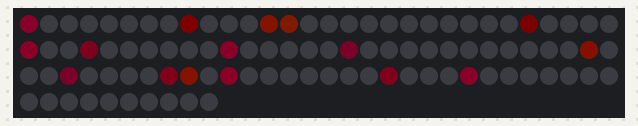
A sketch run on a simulated Arduino Uno, built with avr-gcc and run on an emulated ATmega328P. Shown: 100 RGB LEDs in strip order, left to right, continuing on the next row. Dim RGB values are drawn brighter than linear; random numbers use the default seed unless the sketch sets one.

Above: at 0.47 s.
At 5.34 s:
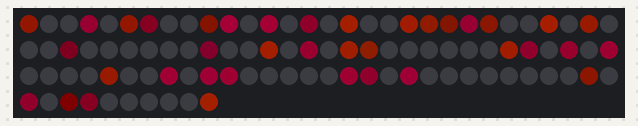
At 9.92 s:
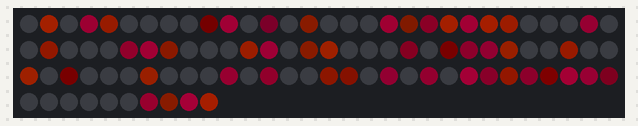
At 19.68 s:
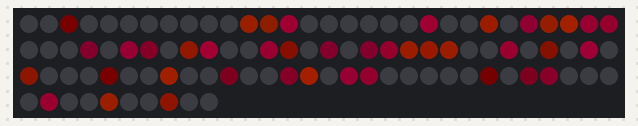
At 29.47 s:
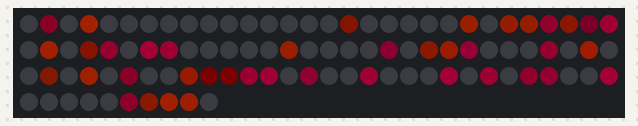
At 39.24 s:
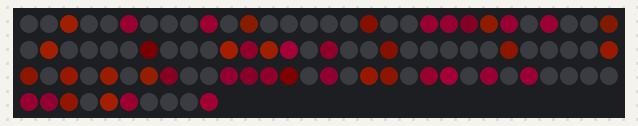

The sketch:

02_random.ino
```cpp
/** рандомное включение пикселей вверх и назад.
 */
#include <Adafruit_NeoPixel.h>

#define PIN    13          // Указываем pin
#define NUM_PIXELS  100  // Указать количество светиков в ленте

Adafruit_NeoPixel pixels = Adafruit_NeoPixel(
  NUM_PIXELS,
  PIN,
  NEO_GRB + NEO_KHZ800    // выбрать нужную цветовую модель. GRB - Эту
  //NEO_RGB + NEO_KHZ800    // Или RGB - эту
);

int brightnesses[NUM_PIXELS];
int directions[NUM_PIXELS];
int color[NUM_PIXELS];
uint8_t r = 0;
uint8_t g = 0;
uint8_t b = 0;


void setup() {
  pixels.begin();
  pixels.show();

  for(int i=0; i < NUM_PIXELS; i++){
    directions[i] = +1;
                brightnesses[i] = 0;
  }
}

void loop() {
  for(int i = 0 ; i < NUM_PIXELS ; i++)
  {
    if (/*pixels.getPixelColor(i) == 0x0 ||*/ brightnesses[i] == 0){
      // если пиксель погас
      // запускаем его снова. Чем выше значение stayBlack тем дольше он остается черным


      int stayBlack = 100;
      if (random(stayBlack) == 0)
                        {
        directions[i] = +1;
        brightnesses[i] = 1;
        // выбор цвета
        if (random(2) == 0){
          // pink
          color[i] = 0;
          r = 10;
          g = 0;
          b = 3;
        }
        else if (random(2) == 1) {
          // orange
          color[i] = 1;
          r = 0;
          g = 10;
          b = 2;
        }
        else {
          // orange
          color[i] = 1;
          r = 5;
          g = 10;
          b = 10;
        }
      }
// start at zero
      r = g = b = 0;

    } else {

      //
      brightnesses[i] = brightnesses[i] + directions[i];
      //Serial.println(i);
      ////Serial.println(brightnesses[i]);
      // change direction at some point
      int maxBrightness = 40;
      int minBrightness = 20; // минимальная яркость
      //if (brightnesses[i] == random(minBrightness,maxBrightness) || brightnesses[i] == maxBrightness)
      if (brightnesses[i] == maxBrightness)
        directions[i] = -1;
      // установка r, g,
      if (color[i] == 0){
        // Розовый цвет
        //Serial.println("in pink");
        r = brightnesses[i];
        g = 0;
        b = brightnesses[i]/3;
      } else {
        // оранжевый цвет
        //Serial.println("in orange");
        r = brightnesses[i];
        g = brightnesses[i]/5;
        b = 0; //brightnesses[i]/5;
      }

    }

    pixels.setPixelColor(i, r, g, b);

  }
  // Эффект бликов. Просто уберите комментарии
  // Чем меньше значение в скобках, if (random(100) тем чаще происходят вспышки

  if (random(100) == 0)
  pixels.setPixelColor(random(0, NUM_PIXELS), 255, 255, 255); //Цвет вспышек задается тут

  pixels.show();
  delay(10);

}
```
